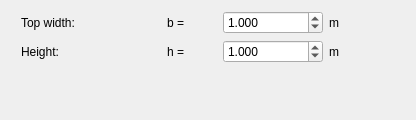
     <widget class="QWidget" name="page_3">
      <layout class="QGridLayout" name="gridLayout_20">
       <item row="1" column="4" rowspan="3">
        <spacer name="horizontalSpacer_8">
         <property name="orientation">
          <enum>Qt::Horizontal</enum>
         </property>
         <property name="sizeHint" stdset="0">
          <size>
           <width>40</width>
           <height>20</height>
          </size>
         </property>
        </spacer>
       </item>
       <item row="4" column="0" colspan="5">
        <spacer name="verticalSpacer_31">
         <property name="orientation">
          <enum>Qt::Vertical</enum>
         </property>
         <property name="sizeHint" stdset="0">
          <size>
           <width>20</width>
           <height>40</height>
          </size>
         </property>
        </spacer>
       </item>
       <item row="1" column="0">
        <widget class="QLabel" name="label_99">
         <property name="minimumSize">
          <size>
           <width>150</width>
           <height>0</height>
          </size>
         </property>
         <property name="maximumSize">
          <size>
           <width>150</width>
           <height>16777215</height>
          </size>
         </property>
         <property name="text">
          <string>Top width:</string>
         </property>
         <property name="indent">
          <number>10</number>
         </property>
        </widget>
       </item>
       <item row="1" column="1">
        <widget class="QLabel" name="label_181">
         <property name="minimumSize">
          <size>
           <width>50</width>
           <height>0</height>
          </size>
         </property>
         <property name="maximumSize">
          <size>
           <width>50</width>
           <height>16777215</height>
          </size>
         </property>
         <property name="text">
          <string>b =</string>
         </property>
        </widget>
       </item>
       <item row="1" column="2">
        <widget class="QDoubleSpinBox" name="doubleSpinBoxParaWidth">
         <property name="minimumSize">
          <size>
           <width>100</width>
           <height>0</height>
          </size>
         </property>
         <property name="maximumSize">
          <size>
           <width>100</width>
           <height>16777215</height>
          </size>
         </property>
         <property name="decimals">
          <number>3</number>
         </property>
         <property name="maximum">
          <double>99999999.000000000000000</double>
         </property>
         <property name="singleStep">
          <double>0.500000000000000</double>
         </property>
         <property name="value">
          <double>1.000000000000000</double>
         </property>
        </widget>
       </item>
       <item row="1" column="3">
        <widget class="QLabel" name="label_183">
         <property name="minimumSize">
          <size>
           <width>30</width>
           <height>0</height>
          </size>
         </property>
         <property name="maximumSize">
          <size>
           <width>30</width>
           <height>16777215</height>
          </size>
         </property>
         <property name="text">
          <string>m</string>
         </property>
        </widget>
       </item>
       <item row="2" column="0">
        <widget class="QLabel" name="label_101">
         <property name="minimumSize">
          <size>
           <width>150</width>
           <height>0</height>
          </size>
         </property>
         <property name="maximumSize">
          <size>
           <width>150</width>
           <height>16777215</height>
          </size>
         </property>
         <property name="text">
          <string>Height:</string>
         </property>
         <property name="indent">
          <number>10</number>
         </property>
        </widget>
       </item>
       <item row="2" column="1">
        <widget class="QLabel" name="label_185">
         <property name="minimumSize">
          <size>
           <width>50</width>
           <height>0</height>
          </size>
         </property>
         <property name="maximumSize">
          <size>
           <width>50</width>
           <height>16777215</height>
          </size>
         </property>
         <property name="text">
          <string>h =</string>
         </property>
        </widget>
       </item>
       <item row="2" column="2">
        <widget class="QDoubleSpinBox" name="doubleSpinBoxParaHeight">
         <property name="minimumSize">
          <size>
           <width>100</width>
           <height>0</height>
          </size>
         </property>
         <property name="maximumSize">
          <size>
           <width>100</width>
           <height>16777215</height>
          </size>
         </property>
         <property name="decimals">
          <number>3</number>
         </property>
         <property name="maximum">
          <double>99999999.000000000000000</double>
         </property>
         <property name="singleStep">
          <double>0.100000000000000</double>
         </property>
         <property name="value">
          <double>1.000000000000000</double>
         </property>
        </widget>
       </item>
       <item row="2" column="3">
        <widget class="QLabel" name="label_186">
         <property name="minimumSize">
          <size>
           <width>30</width>
           <height>0</height>
          </size>
         </property>
         <property name="maximumSize">
          <size>
           <width>30</width>
           <height>16777215</height>
          </size>
         </property>
         <property name="text">
          <string>m</string>
         </property>
        </widget>
       </item>
      </layout>
     </widget>
